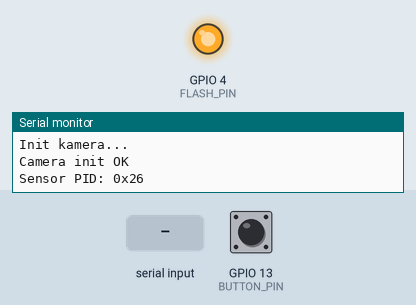
Simulated run of this sketch. Board: ESP32-C3. On the bench: output pins drawn as LEDs (lit = HIGH), the last lines printed to the serial monitor. Inputs (shaded band) come from the test bench; at power-on: GPIO 13 (BUTTON_PIN) HIGH. The camera gives no picture.

Above: at 0.9 s.
At 2.9 s:
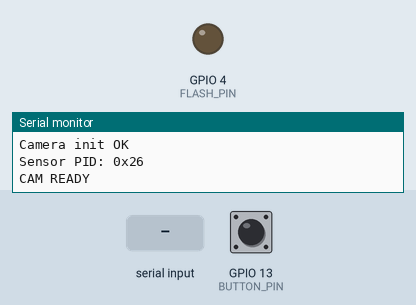
3.0 s: GPIO 13 (BUTTON_PIN) pulled LOW for 0.15 s
At 4.3 s:
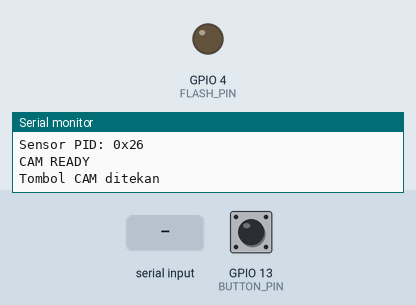
4.6 s: "PHOTO\n" received over the second serial link
6.1 s: "1\n" received over the second serial link
Timing chart, 0 to 9.1 s (numbered marks = the images above; inputs shaded):
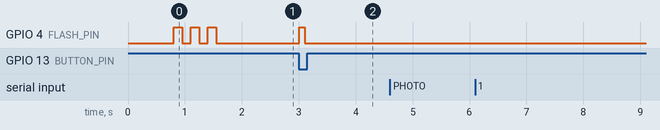

The sketch:

cam.ino
```cpp
/*
 * ============================================================
 * ESP32-CAM - UART KAMERA + TOMBOL
 *
 * Perintah dari C3:
 *   PHOTO\n  -> capture dan kirim 1 frame JPEG
 *
 * Frame JPEG ke C3:
 *   FF D8 [4-byte length] [JPEG data] FF D9
 *
 * Tombol CAM (GPIO13) -> kirim "HALO_DARI_CAM"
 *
 * UART: RX=GPIO3, TX=GPIO1, BAUD=460800
 * ============================================================
 */

#include "esp_camera.h"

// ============================================================
// CAMERA PIN AI THINKER
// ============================================================
#define PWDN_GPIO_NUM     32
#define RESET_GPIO_NUM    -1
#define XCLK_GPIO_NUM      0
#define SIOD_GPIO_NUM     26
#define SIOC_GPIO_NUM     27

#define Y9_GPIO_NUM       35
#define Y8_GPIO_NUM       34
#define Y7_GPIO_NUM       39
#define Y6_GPIO_NUM       36
#define Y5_GPIO_NUM       21
#define Y4_GPIO_NUM       19
#define Y3_GPIO_NUM       18
#define Y2_GPIO_NUM        5

#define VSYNC_GPIO_NUM    25
#define HREF_GPIO_NUM     23
#define PCLK_GPIO_NUM     22

// ============================================================
// PIN
// ============================================================
#define BUTTON_PIN 13
#define FLASH_PIN  4

// ============================================================
// KIRIM SATU FRAME JPEG
// ============================================================
bool sendJpeg() {
  camera_fb_t *fb = esp_camera_fb_get();

  if (!fb) {
    Serial.println("Capture gagal");
    Serial1.println("CAM_ERROR");
    return false;
  }

  uint32_t len = fb->len;

  Serial.printf("Kirim JPEG: %u byte\n", len);

  // Header
  Serial1.write(0xFF);
  Serial1.write(0xD8);

  // Length (little-endian 4 byte)
  Serial1.write((uint8_t*)&len, 4);

  // Data JPEG
  Serial1.write(fb->buf, fb->len);

  // Footer
  Serial1.write(0xFF);
  Serial1.write(0xD9);

  Serial1.flush();

  esp_camera_fb_return(fb);
  return true;
}

// ============================================================
// SETUP
// ============================================================
void setup() {
  // Remap Serial supaya tidak konflik dengan Serial1 (GPIO1/GPIO3)
  Serial.begin(115200, SERIAL_8N1, -1, 99);
  delay(500);

  Serial.println();
  Serial.println("=== ESP32-CAM UART + CAM ===");

  pinMode(BUTTON_PIN, INPUT_PULLUP);
  pinMode(FLASH_PIN, OUTPUT);
  digitalWrite(FLASH_PIN, LOW);

  // UART ke C3
  Serial1.begin(460800, SERIAL_8N1, 3, 1);
  Serial.println("Serial1 ready (RX=3, TX=1, baud=460800)");

  // ==========================================================
  // CAMERA
  // ==========================================================
  camera_config_t config;
  config.ledc_channel = LEDC_CHANNEL_0;
  config.ledc_timer   = LEDC_TIMER_0;
  config.pin_d0       = Y2_GPIO_NUM;
  config.pin_d1       = Y3_GPIO_NUM;
  config.pin_d2       = Y4_GPIO_NUM;
  config.pin_d3       = Y5_GPIO_NUM;
  config.pin_d4       = Y6_GPIO_NUM;
  config.pin_d5       = Y7_GPIO_NUM;
  config.pin_d6       = Y8_GPIO_NUM;
  config.pin_d7       = Y9_GPIO_NUM;
  config.pin_xclk     = XCLK_GPIO_NUM;
  config.pin_pclk     = PCLK_GPIO_NUM;
  config.pin_vsync    = VSYNC_GPIO_NUM;
  config.pin_href     = HREF_GPIO_NUM;
  config.pin_sccb_sda = SIOD_GPIO_NUM;
  config.pin_sccb_scl = SIOC_GPIO_NUM;
  config.pin_pwdn     = PWDN_GPIO_NUM;
  config.pin_reset    = RESET_GPIO_NUM;
  config.xclk_freq_hz = 20000000;
  config.pixel_format = PIXFORMAT_JPEG;
  config.frame_size   = FRAMESIZE_QVGA;   // 320x240
  config.jpeg_quality = 18;
  config.fb_count     = 2;
  config.grab_mode    = CAMERA_GRAB_LATEST;
  config.fb_location  = psramFound() ? CAMERA_FB_IN_PSRAM : CAMERA_FB_IN_DRAM;

  Serial.println("Init kamera...");
  esp_err_t err = esp_camera_init(&config);
  if (err != ESP_OK) {
    Serial.printf("Init GAGAL: 0x%x\n", err);
    Serial1.println("CAM_ERROR");
    return;
  }

  Serial.println("Camera init OK");

  sensor_t *s = esp_camera_sensor_get();
  if (s) {
    Serial.printf("Sensor PID: 0x%02X\n", s->id.PID);
    if (s->id.PID == OV3660_PID) {
      s->set_vflip(s, 1);
      s->set_brightness(s, 1);
      s->set_saturation(s, -2);
    }
    s->set_framesize(s, FRAMESIZE_QVGA);
  }

  // Kedip 3x tanda siap
  for (int i = 0; i < 3; i++) {
    digitalWrite(FLASH_PIN, HIGH);
    delay(150);
    digitalWrite(FLASH_PIN, LOW);
    delay(150);
  }

  Serial.println("CAM READY");
}

// ============================================================
// LOOP
// ============================================================
void loop() {
  // ---------- Tombol CAM ----------
  static unsigned long lastBtn = 0;
  if (digitalRead(BUTTON_PIN) == LOW && millis() - lastBtn > 300) {
    lastBtn = millis();

    Serial.println("Tombol CAM ditekan");
    Serial1.println("HALO_DARI_CAM");

    digitalWrite(FLASH_PIN, HIGH);
    delay(100);
    digitalWrite(FLASH_PIN, LOW);

    while (digitalRead(BUTTON_PIN) == LOW) delay(10);
  }

  // ---------- Perintah dari C3 ----------
  if (Serial1.available()) {
    String cmd = Serial1.readStringUntil('\n');
    cmd.trim();

    Serial.printf("Perintah dari C3: '%s'\n", cmd.c_str());

    if (cmd == "PHOTO") {
      Serial.println("Mengambil foto...");

      // Buang frame lama
      camera_fb_t *dummy = esp_camera_fb_get();
      if (dummy) esp_camera_fb_return(dummy);
      delay(50);

      sendJpeg();
    }
  }

  delay(5);
}
```

Measured:
- after the input at 3.0 s, GPIO 4 (FLASH_PIN): LOW → HIGH at once, → LOW 0.10 s later
